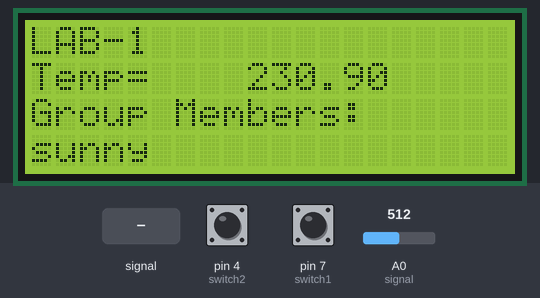
Bench run of a sketch on a simulated Arduino Uno, built with avr-gcc and run on an emulated ATmega328P. Parts: 20×4 character LCD. Inputs (shaded band) come from the test bench; at power-on: pin 7 (switch1) LOW, A0 (signal) = 512, pin 4 (switch2) LOW.

Above: at 1.2 s.
1.3 s: pin 7 (switch1) pulled HIGH for 1.25 s
At 3.4 s:
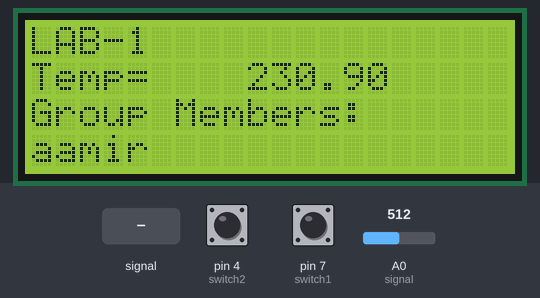
4.0 s: pin 7 (switch1) pulled HIGH for 1.25 s
At 5.3 s:
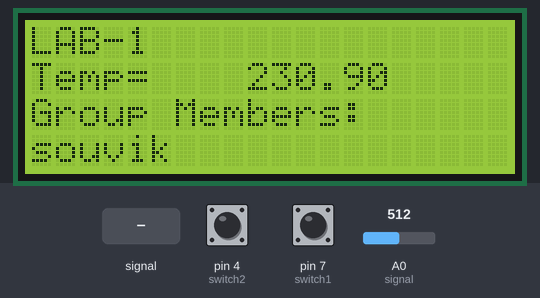
6.7 s: A0 (signal) fed a 200 Hz sine of ±81 counts around its level
At 8.1 s:
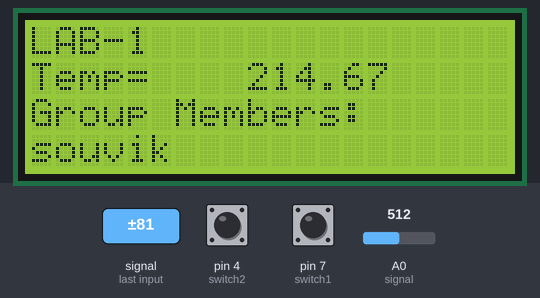
9.9 s: A0 (signal) set to 716
At 11.1 s:
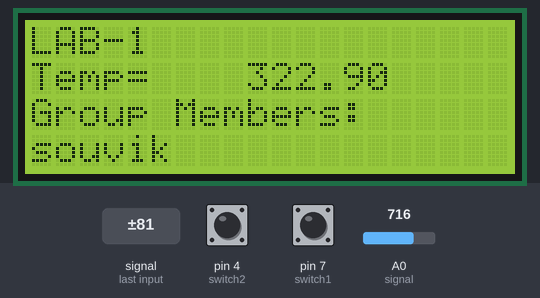
11.9 s: pin 4 (switch2) pulled HIGH for 1.25 s
At 12.9 s:
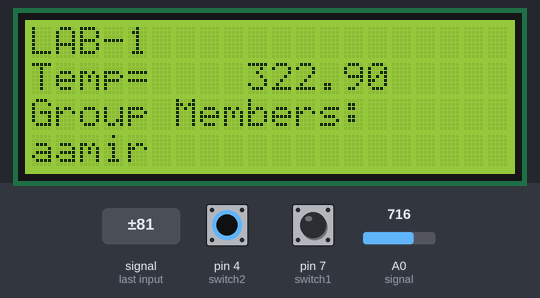
14.6 s: A0 (signal) fed a 1000 Hz sine of ±255 counts around its level
At 16.5 s:
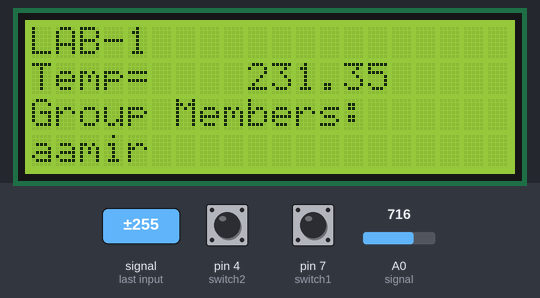
Timing chart, 0 to 18.0 s (numbered marks = the images above; inputs shaded):
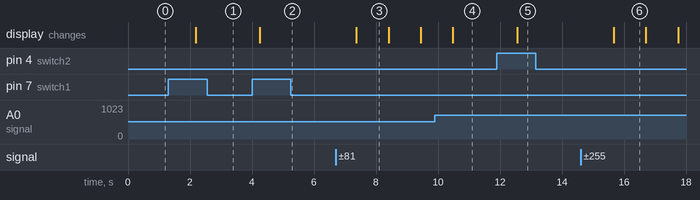

The sketch:

Lab1-Task3-Solution.ino
```cpp
/********************************/
// include the library code
// include the library code
#include <Wire.h>
#include <LiquidCrystal_I2C.h>
LiquidCrystal_I2C lcd(0x27,20,4);  // set the LCD address to 0x27 for a 16 chars and 2 line display
/*********************************************************/

float degreePerUnit=(23.00/51.00);
float signalValue=0.00;
int signal=0;		            // A0 pin
float degreeCelsius=0.00;
float signalVoltage=0.00;

int switch1=7;
int switch2=4;
char* name[]={"sunny ","aamir ","souvik"};
int i=0;

// the setup routine runs once when you press reset:
void setup() {
  // initialize the digital pin as an output.
  lcd.init();  //initialize the lcd
  lcd.backlight();  //open the backlight
  Serial.begin(9600);
  pinMode(switch1,INPUT);
  pinMode(switch2,INPUT);

}

// the loop routine runs over and over again forever:
void loop() {
 //Serial.println(degreePerUnit);
 signalValue=analogRead(signal);
 //Serial.println(signalValue);
 signalVoltage=(signalValue*0.0049);
 // Serial.println(signalVoltage);
 degreeCelsius=( degreePerUnit*signalValue);
 //Serial.println("LAB-1");
 //Serial.print("Temp=");
 //Serial.println(degreeCelsius);
 //Serial.println("Group Members");

 lcd.setCursor(0,0);
 lcd.print("LAB-1");
 lcd.setCursor(0,1);
 lcd.print("Temp=");
 lcd.setCursor(9,1);
 lcd.print(degreeCelsius);
 lcd.setCursor(0,2);
 lcd.print("Group Members:");


  if(digitalRead(switch1)== HIGH){
    i=i+1;
    if(i==3){
      i=2;}
      //delay(1000);
     }
  else if(digitalRead(switch2)== HIGH){
    i=i-1;
    if(i==-1){
      i=0;}
      //delay(1000);
    }
  //Serial.println(name[i]);
  //Serial.println();
  lcd.setCursor(0,3);
  lcd.print(name[i]);
  delay(1000);


}
```

Measured:
- after the input at 1.3 s, the display: changes after 0.88 s (image 1)
- after the input at 4.0 s, the display: changes after 0.25 s (image 2)
- after the input at 6.7 s, the display: changes after 0.67 s (image 3)
- after the input at 11.9 s, the display: changes after 0.66 s (image 5)
- after the input at 14.6 s, the display: changes after 1.1 s (image 6)
- what the display in image 3 shows lasts 1.0 s, from 7.4 s to 8.4 s
